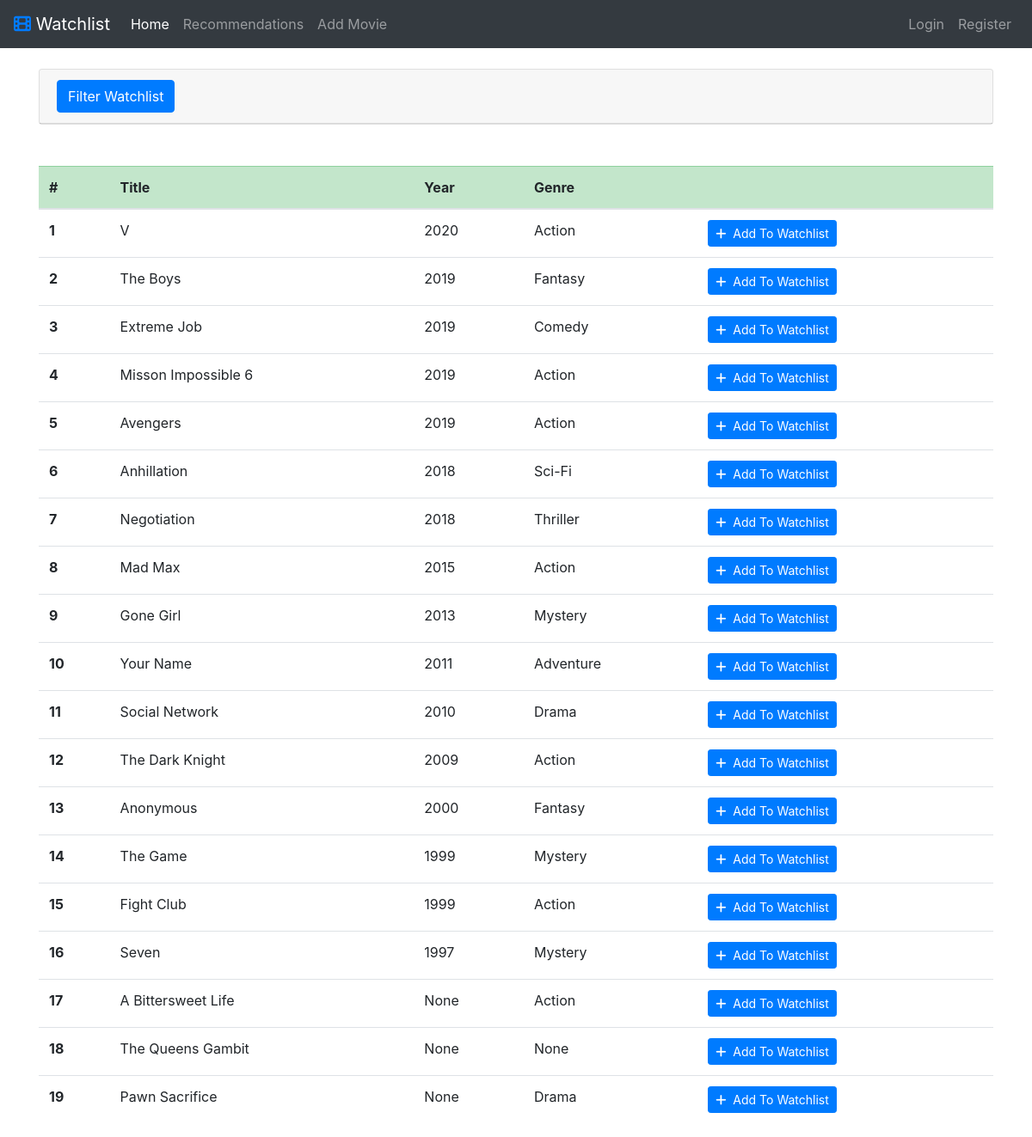
The app's page /movietowatch with its own data.
### movies/models.py (models this page shows, shortened)
class Movies(models.Model):
    CATEGORY = (
        ('Action', 'Action'),
        ('Adventure', 'Adventure'),
        ('Comedy', 'Comedy'),
        ('Crime', 'Crime'),
        ('Drama', 'Drama'),
        ('Fantasy', 'Fantasy'),
        ('Horror', 'Horror'),
        ('Mystery', 'Mystery'),
        ('Romance', 'Romance'),
        ('Sci-Fi', 'Sci-Fi'),
        ('Thriller', 'Thriller')
    )
    user = models.ForeignKey(User, on_delete=models.CASCADE, null=True)
    title = models.CharField(max_length=100)
    year = models.IntegerField()
    genre = models.CharField(max_length=50, choices=CATEGORY)
    status = models.BooleanField(default=False)

### movies/views.py (the view)
# urls.py: path('movietowatch', views.movie_to_watch, name='movietowatch'),
def movie_to_watch(request):
    if request.user.is_authenticated:
        watchlisted_movies = [movie.title for movie in request.user.movies_set.all()]
        movies = Movies.objects.exclude(title__in=watchlisted_movies)
    else:
        movies = Movies.objects.all()
    seen_title = []
    exclude_id = []
    for obj in movies:
        if obj.title in seen_title:
            exclude_id += [obj.id]
        else:
            seen_title += [obj.title]
    movies = movies.exclude(id__in=exclude_id).order_by('-year')
    filter = MovieToWatchFilter(request.GET, queryset=movies)
    movies = filter.qs
    context = {
        'movies': movies,
        'filter': filter
    }
    return render(request, 'movies/movie_to_watch.html', context)

### movies/templates/movies/movie_to_watch.html
{% extends 'movies/base.html'%}
{% block content %}
{% include 'partials/filter.html' %}
<table class="table table-hover mt-5">
    <thead class="table-success">
        <tr>
            <th>#</th>
            <th>Title</th>
            <th>Year</th>
            <th>Genre</th>
            <th></th>
        </tr>
    </thead>
    <tbody>
        {% for movie in movies %}
            <tr>
                <th>{{ forloop.counter }}</th>
                <td>{{ movie.title }}</td>
                <td>{{ movie.year }}</td>
                <td>{{ movie.genre }}</td>
                <td>
                    <a href="{% url 'add-movietowatch' movie.id %}" class="btn btn-sm btn-primary"><i class="fas fa-plus mr-1"></i> Add To Watchlist</a>
                </td>
            </tr>
        {% endfor %}
    </tbody>
</table>
{% endblock %}

### records on screen
Movies: title "V", year "2020", genre "Action"
Movies: title "The Boys", year "2019", genre "Fantasy"
Movies: title "Extreme Job", year "2019", genre "Comedy"
Movies: title "Misson Impossible 6", year "2019", genre "Action"
Movies: title "Avengers", year "2019", genre "Action"
Movies: title "Anhillation", year "2018", genre "Sci-Fi"
Movies: title "Negotiation", year "2018", genre "Thriller"
Movies: title "Mad Max", year "2015", genre "Action"
Movies: title "Gone Girl", year "2013", genre "Mystery"
Movies: title "Your Name", year "2011", genre "Adventure"
Movies: title "Social Network", year "2010", genre "Drama"
Movies: title "The Dark Knight", year "2009", genre "Action"
Movies: title "Anonymous", year "2000", genre "Fantasy"
Movies: title "The Game", year "1999", genre "Mystery"
Movies: title "Fight Club", year "1999", genre "Action"
Movies: title "Seven", year "1997", genre "Mystery"
Movies: title "A Bittersweet Life", year "None", genre "Action"
Movies: title "The Queens Gambit", year "None", genre "None"
Movies: title "Pawn Sacrifice", year "None", genre "Drama"
